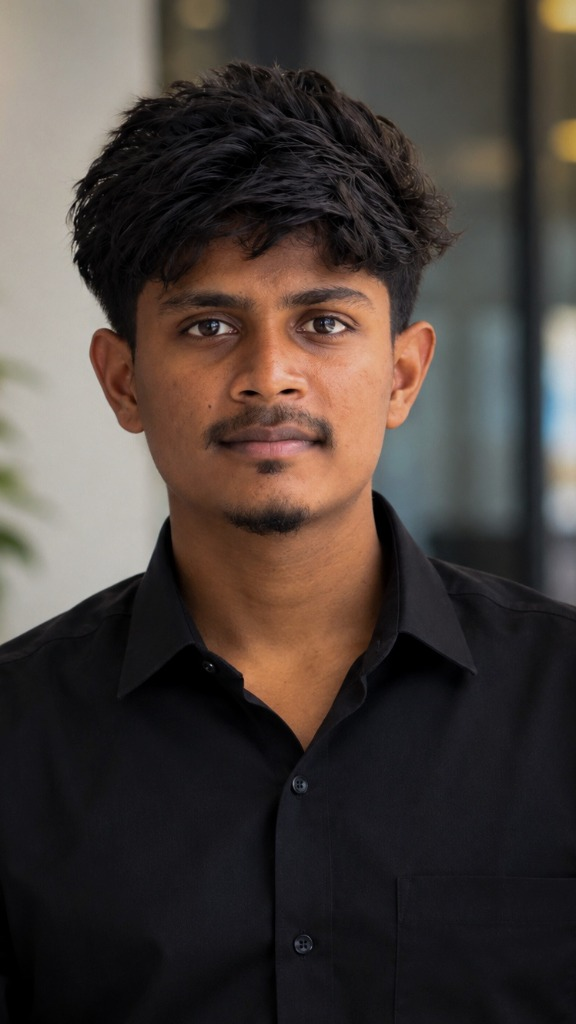
#> input picture assets/images/premkumar.jpg, 576 x 1024 px, found by its file name
$ python test_mask.py
#> lines starting #> are read from the running program, lines starting #| are printed output that depends on the picture
from PIL import Image, ImageFilter, ImageDraw
import math

# Load image
img = Image.open('/home/prem/.gemini/antigravity/scratch/premkumar-portfolio/assets/images/premkumar.jpg').convert('RGB')
#> img is the input picture: PIL image 576x1024 RGB; mean R, G, B 72.2, 63.1, 58.6
w, h = img.size
#> w = 576; h = 1024
crop_h = 820
img = img.crop((0, 0, w, crop_h))
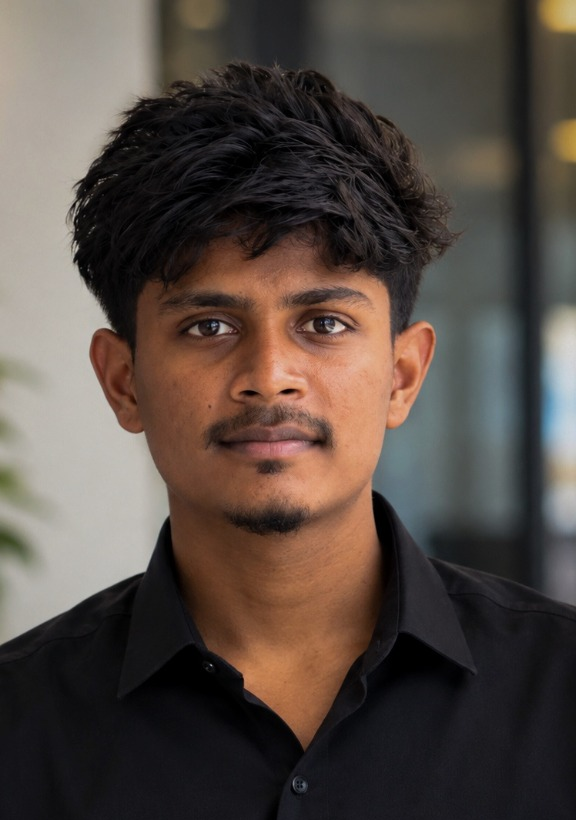
#> img: PIL image 576x820 RGB; mean R, G, B 85.5, 74.4, 67.7
w, h = img.size
#> h = 820

# We want to create an alpha mask where 255 = Premkumar, 0 = Background
# Let's find for each row y from 0 to h:
# left boundary x_left(y) and right boundary x_right(y)
left_bounds = []
right_bounds = []

for y in range(h):
    if y >= 660:
        # Below y=660, shoulders cover full width
        left_bounds.append(0)
        right_bounds.append(w - 1)
        continue

    # 1. Left boundary: scan from left (x=0) to center (x=288)
    # Background is bright wall or plant leaf.
    # Shoulder on left starts at y=560 (x=160) to y=660 (x=0)
    lx = 0
    for x in range(0, 288):
        r, g, b = img.getpixel((x, y))
        br = (r + g + b) / 3

        # Check if we hit Premkumar
        # At hair level (y < 280): hair is dark br < 60
        is_hair = (y < 280 and br < 55)
        # At ear/face level (220 <= y <= 480): skin tone
        is_skin = (180 <= y <= 550 and r > 95 and r > b + 25 and r > g + 5 and br < 185)
        # At neck/collar level (450 <= y <= 580): collar or skin
        is_collar = (450 <= y <= 580 and br < 50)
        # At shoulder level (550 <= y < 660): black shirt br < 65
        is_shoulder = (y > 550 and br < 65)

        if is_hair or is_skin or is_collar or is_shoulder:
            lx = x
            break
    left_bounds.append(lx)

    # 2. Right boundary: scan from right (x=w-1) to center (x=288)
    rx = w - 1
    if y >= 620:
        right_bounds.append(w - 1)
        continue

    for x in range(w - 1, 288, -1):
        r, g, b = img.getpixel((x, y))
        br = (r + g + b) / 3

        is_hair = (y < 280 and br < 45)
        is_skin = (180 <= y <= 550 and r > 95 and r > b + 25 and r > g + 5 and br < 185)
        is_collar = (450 <= y <= 580 and br < 50)
        is_shoulder = (y > 550 and br < 65)

        if is_hair or is_skin or is_collar or is_shoulder:
            rx = x
            break
    right_bounds.append(rx)
#> after the loop, left_bounds = 820 values, max 250 at index 61, min 0 at index 382, mean 101.4; right_bounds = 820 values, max 575 at index 464, min 380 at index 280, mean 521.2

# Smooth the boundaries with a median/moving average filter to remove any single-pixel bumps
window = 11
smooth_left = []
smooth_right = []
for i in range(h):
    start = max(0, i - window // 2)
    end = min(h, i + window // 2 + 1)
    l_win = sorted(left_bounds[start:end])
    r_win = sorted(right_bounds[start:end])
    smooth_left.append(l_win[len(l_win)//2])
    smooth_right.append(r_win[len(r_win)//2])
#> this loop made 820 passes
#> (l_win, r_win) on passes 1 to 3: ([161, 161, 161, 162, 162, 162], [530, 530, 530, 530, 530, 530]), ([161, 161, 161, 161, 162, 162, 162], [530, 530, 530, 530, 530, 530, 530]), ([161, 161, 161, 161, 161, 162, 162, 162], [530, 530, 530, 530, 530, 530, 530, 530])
#> after the loop, smooth_left = 820 values, max 243 at index 302, min 0 at index 646, mean 101.6; smooth_right = 820 values, max 575 at index 464, min 382 at index 441, mean 521.1

# Build mask image
mask = Image.new('L', (w, h), 0)
#> mask: PIL image 576x820 L; every value is 0
draw = ImageDraw.Draw(mask)

# Create polygon along the silhouette
poly = []
# Top boundary across hair
poly.append((smooth_left[0], 0))
for y in range(0, h):
    poly.append((smooth_right[y], y))
#> after the loop, poly = 821 pairs, first value 162 to 575, second value 0 to 819
poly.append((w - 1, h - 1))
poly.append((0, h - 1))
for y in range(h - 1, -1, -1):
    poly.append((smooth_left[y], y))
#> after the loop, poly = 1643 pairs, first value 0 to 575, second value 0 to 819

draw.polygon(poly, fill=255)

# Soft feather edge
mask_feathered = mask.filter(ImageFilter.GaussianBlur(1.5))
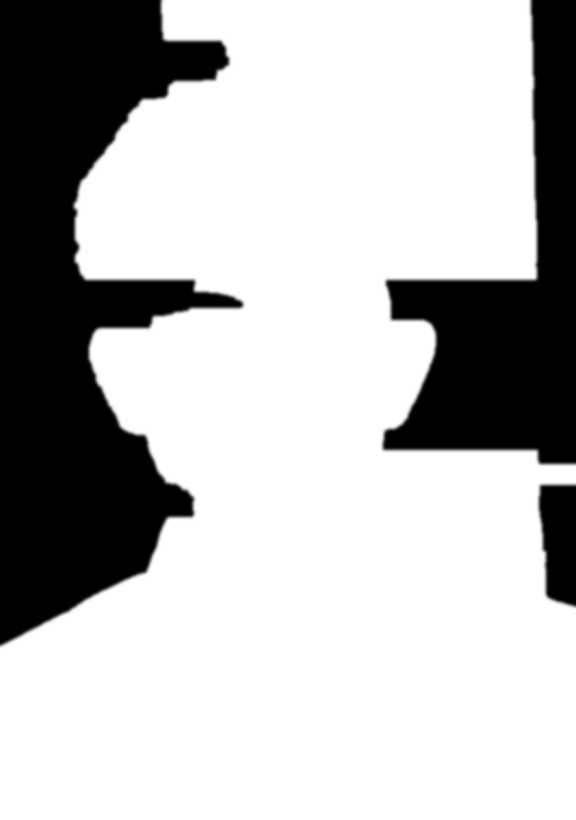
#> mask_feathered: PIL image 576x820 L; min 0, max 255, mean 186.2

# Apply alpha to crop
img.putalpha(mask_feathered)
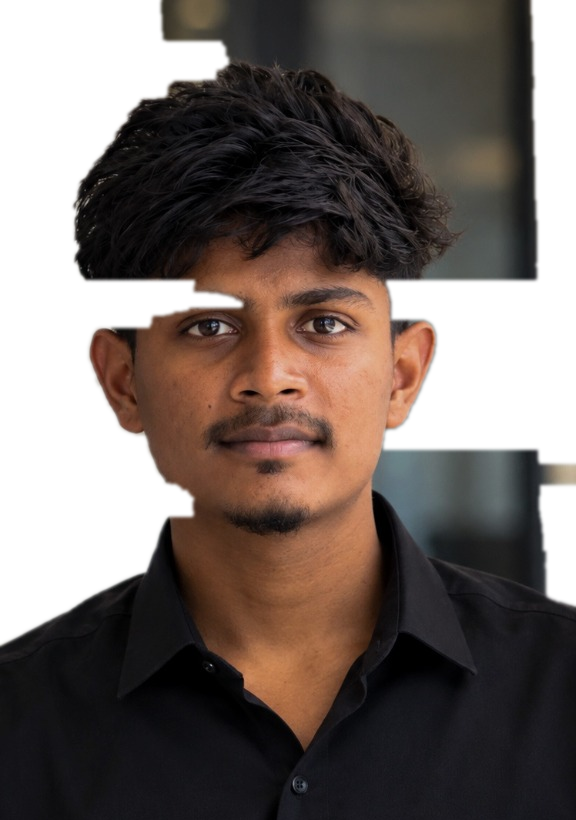
#> img: PIL image 576x820 RGBA; mean R, G, B, A 85.5, 74.4, 67.7, 186.2; transparent parts drawn white
img.save('/home/prem/.gemini/antigravity/scratch/premkumar-portfolio/assets/images/premkumar_cutout_test.png')
print('Cutout saved successfully!')
